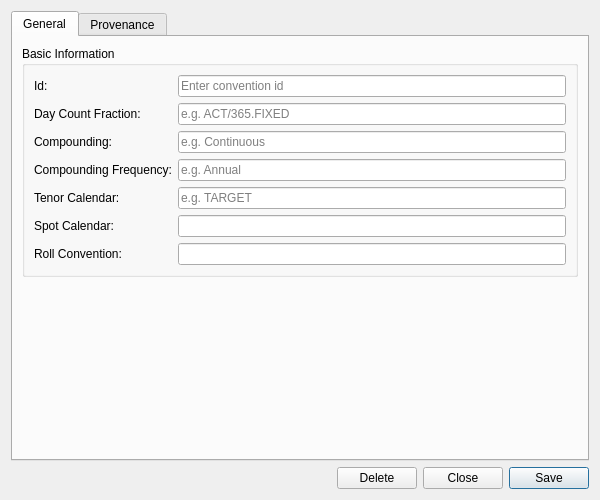
<?xml version="1.0" encoding="UTF-8"?>
<ui version="4.0">
 <class>ZeroConventionDetailDialog</class>
 <widget class="QWidget" name="ZeroConventionDetailDialog">
  <property name="geometry">
   <rect>
    <x>0</x>
    <y>0</y>
    <width>600</width>
    <height>500</height>
   </rect>
  </property>
  <property name="sizePolicy">
   <sizepolicy hsizetype="Preferred" vsizetype="Preferred">
    <horstretch>0</horstretch>
    <verstretch>0</verstretch>
   </sizepolicy>
  </property>
  <property name="minimumSize">
   <size>
    <width>600</width>
    <height>500</height>
   </size>
  </property>
  <property name="windowTitle">
   <string>Zero Convention Details</string>
  </property>
  <layout class="QVBoxLayout" name="verticalLayout">
   <item>
    <widget class="QTabWidget" name="tabWidget">
     <property name="currentIndex"><number>0</number></property>
     <widget class="QWidget" name="generalTab">
      <attribute name="title"><string>General</string></attribute>
      <layout class="QVBoxLayout" name="generalLayout">
       <item>
        <widget class="QGroupBox" name="basicInfoGroup">
         <property name="title">
          <string>Basic Information</string>
         </property>
         <layout class="QFormLayout" name="formLayout">
          <item row="0" column="0">
           <widget class="QLabel" name="labelId">
            <property name="text">
             <string>Id:</string>
            </property>
           </widget>
          </item>
          <item row="0" column="1">
           <widget class="QLineEdit" name="idEdit">
            <property name="placeholderText">
             <string>Enter convention id</string>
            </property>
            <property name="readOnly">
             <bool>true</bool>
            </property>
           </widget>
          </item>
          <item row="1" column="0">
           <widget class="QLabel" name="labelDayCountFraction">
            <property name="text">
             <string>Day Count Fraction:</string>
            </property>
           </widget>
          </item>
          <item row="1" column="1">
           <widget class="QLineEdit" name="dayCountFractionEdit">
            <property name="placeholderText">
             <string>e.g. ACT/365.FIXED</string>
            </property>
           </widget>
          </item>
          <item row="2" column="0">
           <widget class="QLabel" name="labelCompounding">
            <property name="text">
             <string>Compounding:</string>
            </property>
           </widget>
          </item>
          <item row="2" column="1">
           <widget class="QLineEdit" name="compoundingEdit">
            <property name="placeholderText">
             <string>e.g. Continuous</string>
            </property>
           </widget>
          </item>
          <item row="3" column="0">
           <widget class="QLabel" name="labelCompoundingFrequency">
            <property name="text">
             <string>Compounding Frequency:</string>
            </property>
           </widget>
          </item>
          <item row="3" column="1">
           <widget class="QLineEdit" name="compoundingFrequencyEdit">
            <property name="placeholderText">
             <string>e.g. Annual</string>
            </property>
           </widget>
          </item>
          <item row="4" column="0">
           <widget class="QLabel" name="labelTenorCalendar">
            <property name="text">
             <string>Tenor Calendar:</string>
            </property>
           </widget>
          </item>
          <item row="4" column="1">
           <widget class="QLineEdit" name="tenorCalendarEdit">
            <property name="placeholderText">
             <string>e.g. TARGET</string>
            </property>
           </widget>
          </item>
          <item row="5" column="0">
           <widget class="QLabel" name="labelSpotCalendar">
            <property name="text">
             <string>Spot Calendar:</string>
            </property>
           </widget>
          </item>
          <item row="5" column="1">
           <widget class="QLineEdit" name="spotCalendarEdit">
            <property name="placeholderText">
             <string></string>
            </property>
           </widget>
          </item>
          <item row="6" column="0">
           <widget class="QLabel" name="labelRollConvention">
            <property name="text">
             <string>Roll Convention:</string>
            </property>
           </widget>
          </item>
          <item row="6" column="1">
           <widget class="QLineEdit" name="rollConventionEdit">
            <property name="placeholderText">
             <string></string>
            </property>
           </widget>
          </item>
         </layout>
        </widget>
       </item>
       <item>
        <spacer name="verticalSpacer">
         <property name="orientation">
          <enum>Qt::Vertical</enum>
         </property>
         <property name="sizeHint" stdset="0">
          <size>
           <width>20</width>
           <height>40</height>
          </size>
         </property>
        </spacer>
       </item>
      </layout>
     </widget>
     <widget class="QWidget" name="provenanceTab">
      <attribute name="title"><string>Provenance</string></attribute>
      <layout class="QVBoxLayout" name="provenanceTabLayout">
       <item>
        <widget class="ores::qt::ProvenanceWidget" name="provenanceWidget" native="true"/>
       </item>
      </layout>
     </widget>
    </widget>
   </item>
   <item>
    <layout class="QHBoxLayout" name="buttonLayout">
     <item>
      <spacer name="horizontalSpacer">
       <property name="orientation">
        <enum>Qt::Horizontal</enum>
       </property>
       <property name="sizeHint" stdset="0">
        <size>
         <width>40</width>
         <height>20</height>
        </size>
       </property>
      </spacer>
     </item>
     <item>
      <widget class="QPushButton" name="deleteButton">
       <property name="text">
        <string>Delete</string>
       </property>
      </widget>
     </item>
     <item>
      <widget class="QPushButton" name="closeButton">
       <property name="text">
        <string>Close</string>
       </property>
      </widget>
     </item>
     <item>
      <widget class="QPushButton" name="saveButton">
       <property name="text">
        <string>Save</string>
       </property>
       <property name="default">
        <bool>true</bool>
       </property>
      </widget>
     </item>
    </layout>
   </item>
  </layout>
 </widget>
 <customwidgets>
  <customwidget>
   <class>ores::qt::ProvenanceWidget</class>
   <extends>QWidget</extends>
   <header>ores.qt/ProvenanceWidget.hpp</header>
  </customwidget>
 </customwidgets>
 <resources/>
 <connections/>
</ui>
